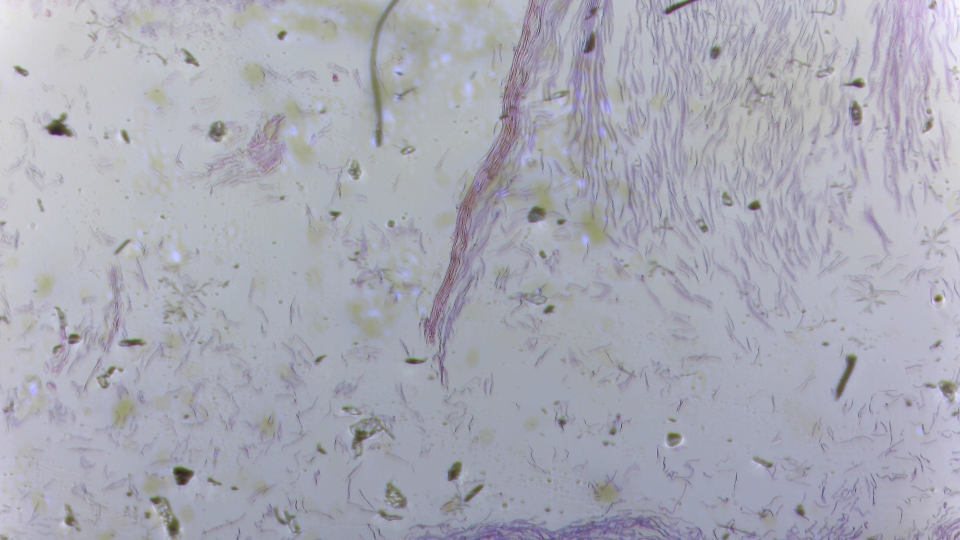
#> input picture images/level0/0-0.jpg, 1920 x 1080 px (shown at 1/2 size)
$ python myown.py
#> lines starting #> are read from the running program, lines starting #| are printed output that depends on the picture
import cv2
import numpy as np
from datetime import datetime, timedelta


# Load the images

def add_to_canvas(canvas, img_to_add, guess_coords, debug):
    guess = canvas[guess_coords[1]:guess_coords[3], guess_coords[0]:guess_coords[2], :]


    gray1 = cv2.cvtColor(img_to_add, cv2.COLOR_BGR2GRAY)
    gray2 = cv2.cvtColor(guess, cv2.COLOR_BGR2GRAY)

    sift = cv2.SIFT_create()
    keypoints1, descriptors1 = sift.detectAndCompute(gray1, None)
    keypoints2, descriptors2 = sift.detectAndCompute(gray2, None)

    index_params = dict(algorithm=0, trees=5)  # KDTREE index with 5 trees
    search_params = dict(checks=50)  # Number of times to traverse the tree for checks

    matcher = cv2.FlannBasedMatcher(index_params, search_params)

    if descriptors1 is None or descriptors2 is None:
        print("No descriptors found - fallback to guess")
        canvas[guess_coords[1]:guess_coords[3], guess_coords[0]:guess_coords[2], :] = img_to_add
        return canvas

    matches = matcher.knnMatch(descriptors1, descriptors2, k=2)

    good_matches = []
    for m, n in matches:
        if m.distance < 0.7 * n.distance:
            good_matches.append(m)

    if len(good_matches) > 4:
        src_pts = np.float32([keypoints1[m.queryIdx].pt for m in good_matches]).reshape(-1, 1, 2)
        dst_pts = np.float32([keypoints2[m.trainIdx].pt for m in good_matches]).reshape(-1, 1, 2)
        H, mask = cv2.findHomography(src_pts, dst_pts, cv2.RANSAC, 5.0)
        matchesMask = mask.flatten().tolist()

        # reduce to affine transform
        print(H)
        H[0][0] = 1 # h11 scaling zero
        H[1][1] = 1 # h22 scaling zero
        H[1][0] = 0 # h21 shear zero
        H[2] = [0,0,1] # last row fixed


        ones = np.ones((img_to_add.shape[0], img_to_add.shape[1]), dtype=np.uint8) * 255

        warped_image = cv2.warpPerspective(img_to_add, H, (img_to_add.shape[1]*2, img_to_add.shape[0]*2, ))
        warped_mask = cv2.warpPerspective(ones, H, (img_to_add.shape[1]*2, img_to_add.shape[0]*2, ))

        print("matches found")
        print(datetime.now() - start_time)


        toreplace = canvas[guess_coords[1]:guess_coords[3] *2, guess_coords[0]:guess_coords[2] * 2, :]


        if debug:
            matchesimage = cv2.drawMatches(img_to_add, keypoints1, guess, keypoints2, good_matches, None)
            cv2.imshow('Matches', cv2.resize(matchesimage, (800, 600)))
            cv2.imshow('img_to_add', cv2.resize( img_to_add, (800, 600)))
            cv2.imshow('warped_image', cv2.resize( warped_image, (800, 600)))
            cv2.imshow('warped_mask', cv2.resize( warped_mask, (800, 600)))
            cv2.imshow('canvas_before', cv2.resize( canvas, (800, 600)))
            cv2.imshow('guess', cv2.resize( guess, (800, 600)))
            cv2.imshow('canvas to be replaced', cv2.resize( toreplace, (800, 600)))
            cv2.waitKey(0)

        toreplace[np.where(warped_mask > 1)] = warped_image[np.where(warped_mask > 1)]

        canvas[guess_coords[1]:guess_coords[3] *2, guess_coords[0]:guess_coords[2] * 2, :] = toreplace

        print("canvas updated")
        print(datetime.now() - start_time)

        if debug:
            cv2.imshow('canvas', cv2.resize( canvas, (800, 600)))
            cv2.waitKey(0)
            cv2.destroyAllWindows()

        return canvas

    else:
         canvas[guess_coords[1]:guess_coords[3], guess_coords[0]:guess_coords[2], :] = img_to_add
         print("not enough matches found - fallback to guess")
         return canvas

debug = False
show_steps = False
flipy = True
start_time = datetime.now()
startx = 0
starty = 0
endx = 4
endy = 6
testimage = cv2.imread('./images/level0/0-0.jpg')
#> testimage is the input picture: shape (1080, 1920, 3); mean B, G, R 181.2, 170.1, 169.2
image_shape = testimage.shape
#> image_shape = (1080, 1920, 3)

canvas = np.zeros((image_shape[0] * 4, image_shape[1] * 4, 3), dtype=np.uint8)


for i in range(starty, endy):
    for j in range(startx, endx):
        print(f'Adding image {j}-{i}'   )
        if i == 0 and j == 0:
            img_to_add =cv2.imread('./images/level0/0-0.jpg')

            if flipy:
                img_to_add = cv2.rotate( img_to_add, cv2.ROTATE_180)
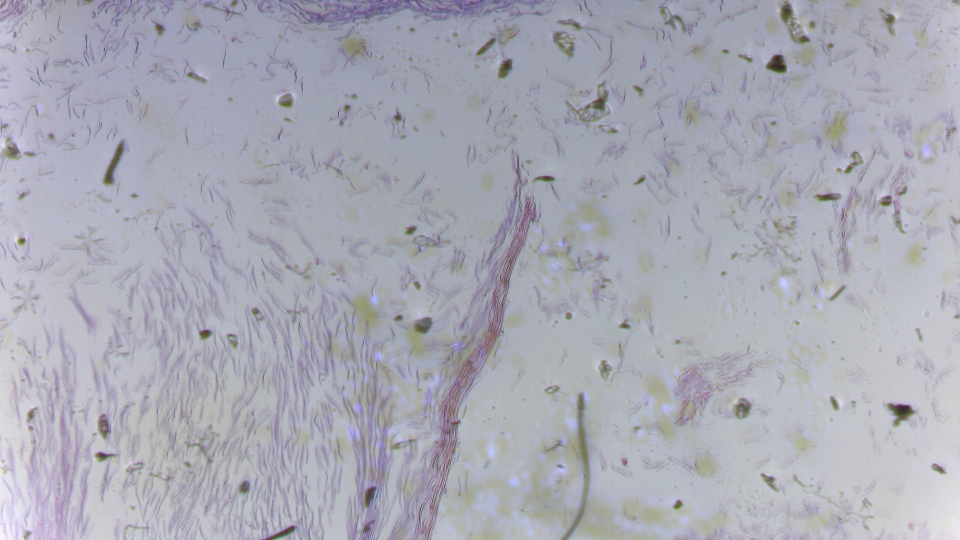
#> img_to_add: shape (1080, 1920, 3) (shown at 1/2 size); mean B, G, R 181.2, 170.1, 169.2

            canvas[0:image_shape[0] , 0:image_shape[1], :] = img_to_add

        else:
            guess_x = int(image_shape[1] * 0.25 * j)
            guess_y = int(image_shape[0] * 0.5 * i)
            guess_coords = (guess_x, guess_y, guess_x + image_shape[1] , guess_y + image_shape[0] )
            img_to_add =  cv2.imread(f'./images/level0/{i}-{j}.jpg')
            if flipy:
                img_to_add = cv2.rotate( img_to_add, cv2.ROTATE_180)
#> (the run stopped early here; a loop or call above may not have finished)

$ run again, with images/level0/1-0.jpg copied over images/level0/0-0.jpg
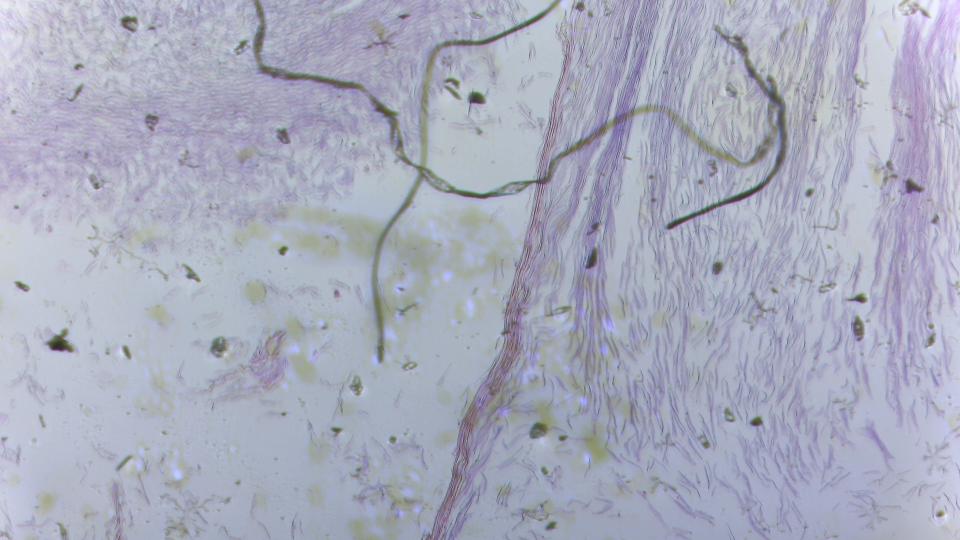
#> input picture images/level0/1-0.jpg, 1920 x 1080 px (shown at 1/2 size)
#> testimage is the input picture: shape (1080, 1920, 3); mean B, G, R 189.2, 172, 168.5
#> `img_to_add = cv2.rotate( img_to_add, cv2.ROTATE_180)`:
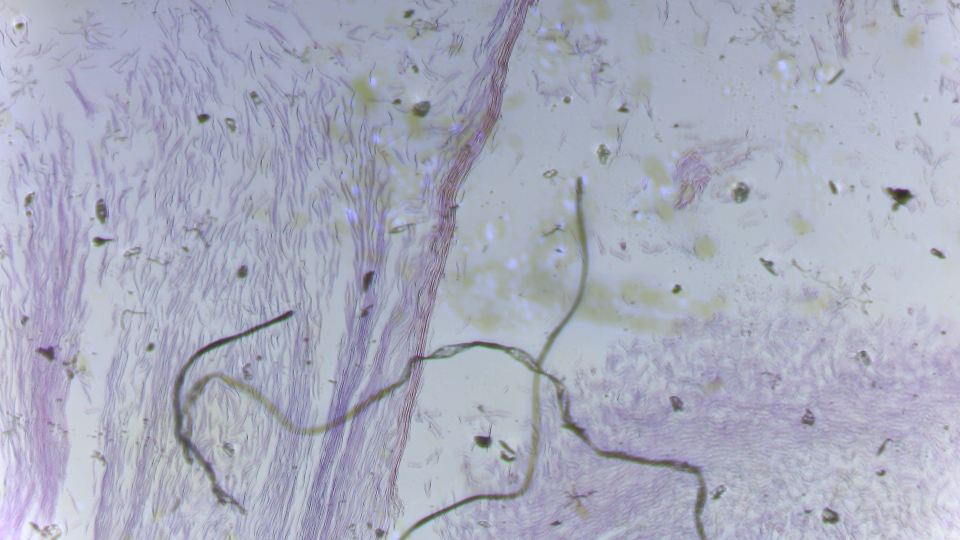
#> img_to_add: shape (1080, 1920, 3) (shown at 1/2 size); mean B, G, R 189.2, 172, 168.5

$ run again, with images/level0/0-3.jpg copied over images/level0/0-0.jpg
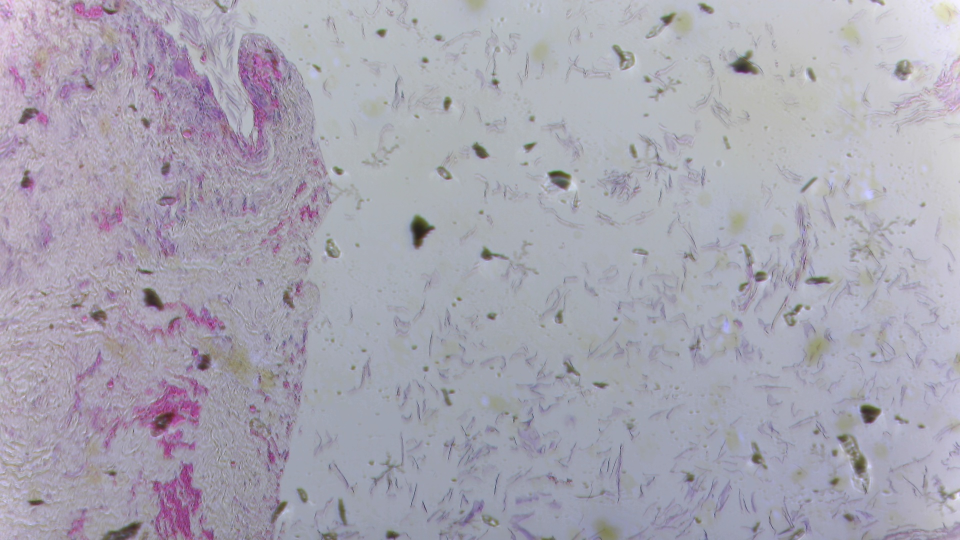
#> input picture images/level0/0-3.jpg, 1920 x 1080 px (shown at 1/2 size)
#> testimage is the input picture: shape (1080, 1920, 3); mean B, G, R 177.9, 165.3, 167.8
#> `img_to_add = cv2.rotate( img_to_add, cv2.ROTATE_180)`:
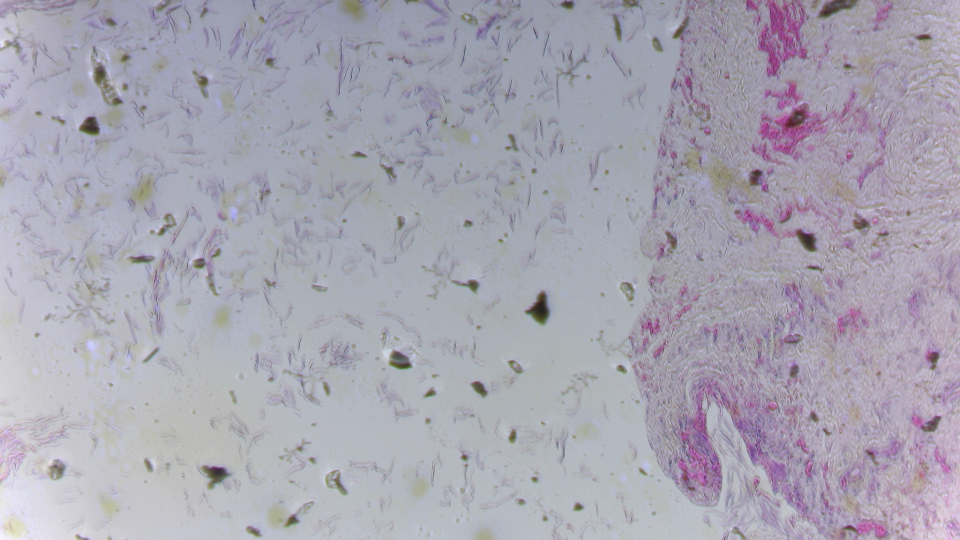
#> img_to_add: shape (1080, 1920, 3) (shown at 1/2 size); mean B, G, R 177.9, 165.3, 167.8

$ run again, with images/level0/0-4.jpg copied over images/level0/0-0.jpg
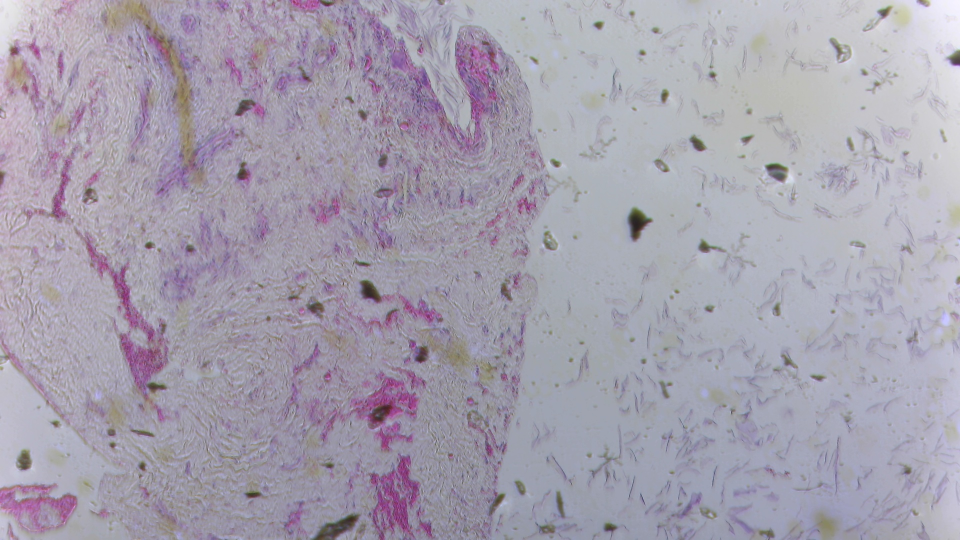
#> input picture images/level0/0-4.jpg, 1920 x 1080 px (shown at 1/2 size)
#> testimage is the input picture: shape (1080, 1920, 3); mean B, G, R 174.3, 160, 165.4
#> `img_to_add = cv2.rotate( img_to_add, cv2.ROTATE_180)`:
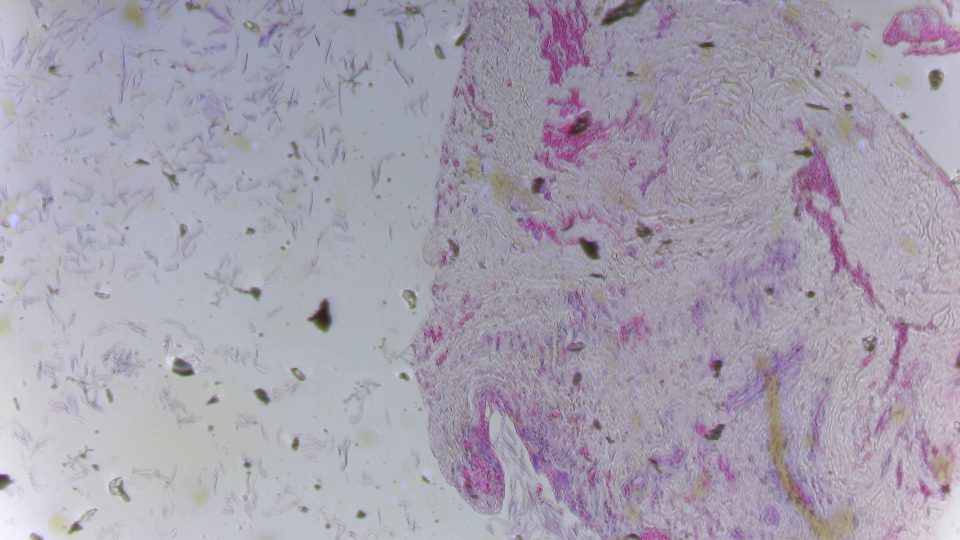
#> img_to_add: shape (1080, 1920, 3) (shown at 1/2 size); mean B, G, R 174.3, 160, 165.4
